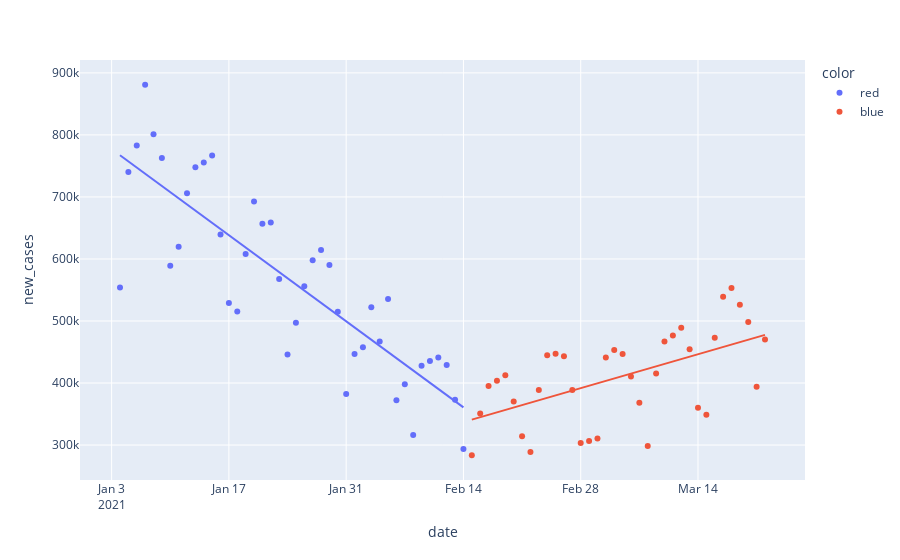

The notebook cell this image was saved under:
### Code cell
import plotly.express as px

owid_covid_df_formatted = owid_covid_df[(owid_covid_df['location'] == 'World')
                                        & (owid_covid_df['date'] > '2021-01-03') 
                                       ]
owid_covid_df_formatted.loc[:, ('date')] = pd.to_datetime(owid_covid_df_formatted['date'])
owid_covid_df_formatted = owid_covid_df_formatted.reset_index()

# the index of max value
max_idx = owid_covid_df_formatted[owid_covid_df_formatted['new_cases'] == owid_covid_df_formatted['new_cases'].max()].index.values[0]
# the index of min value
min_idx = owid_covid_df_formatted[owid_covid_df_formatted['new_cases'] == owid_covid_df_formatted['new_cases'].min()].index.values[0]

colors = ['red',] * owid_covid_df_formatted.shape[0]
for i in range(min_idx, owid_covid_df_formatted.shape[0]):
    colors[i] = 'blue'

# colors = ['red', 'red', 'blue', 'blue', 'blue']

fig = px.scatter(owid_covid_df_formatted,
    x='date',
    y='new_cases',
    trendline='ols',
#     color='location'
    color=colors
)

fig.show()
